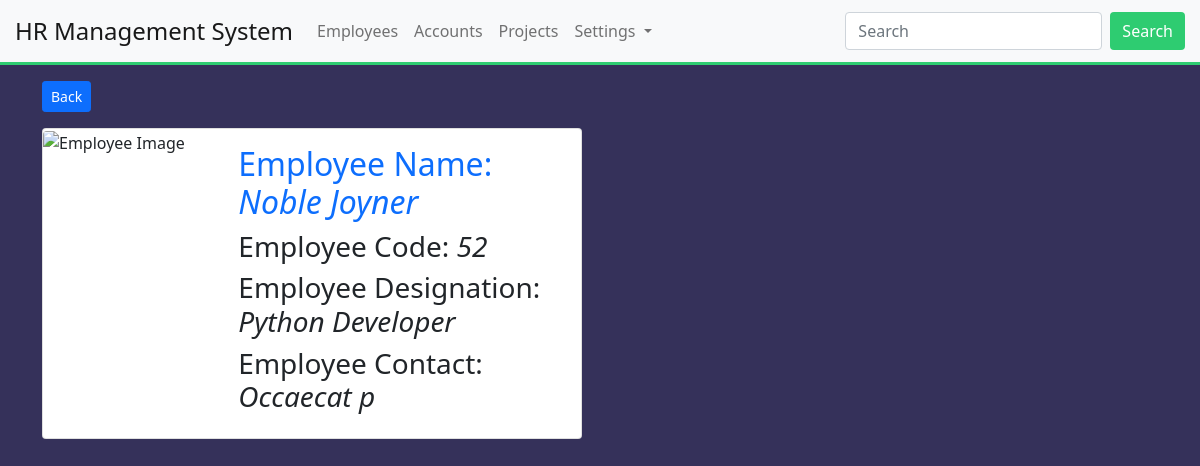
/employees/show/52/ (signed in), run on the app's committed database.
### Employees/models.py (models this page shows, shortened)
class EmployeeDetail(models.Model):
    employee_code = models.PositiveIntegerField(primary_key=True, auto_created=True)
    employee_name = models.CharField(max_length=30)
    employee_designation = models.ForeignKey(EmployeeDesignation, on_delete=models.CASCADE)
    employee_contact = models.CharField(max_length=10)
    employee_image = models.FileField(upload_to="images/employeeImage", blank=True, null=True)
    is_active = models.BooleanField(default=True)
    class Meta:
        db_table = "employee_details"
        ordering = ["-employee_name"]

class EmployeeDesignation(models.Model):
    designation_name = models.CharField(max_length=100)
    def __str__(self):
        return self.designation_name
    class Meta:
        db_table = "designation_name"
        ordering = ["-designation_name"]

### Employees/views.py (the view)
# urls.py: path('show/<int:pk>/', views.employee_show, name='employee_show'),
@login_required(login_url='/login/')
def employee_show(request, pk):
    employee_obj= EmployeeDetail.objects.get(pk=pk)
    context={"data": employee_obj}
    return render(request, 'employees/employee_show.html', context)

### templates/employees/employee_show.html (shortened to what this page needs)
{% extends 'layouts/master.html' %}
{% block content %}
<div class="container">
    <a href="{% url 'employee_list' %}" class="btn btn-sm btn-primary mb-3 mt-3">Back</a>
    <div class="card mb-3" style="max-width: 540px;">
        <div class="row g-0">
            <div class="col-md-4">
                <img src="..." class="img-fluid rounded-start" alt="Employee Image">
            </div>
            <div class="col-md-8">
                <div class="card-body">
                    <h2 class="card-title text-primary">Employee Name: <i>{{ data.employee_name }}</i></h2>
                    <h3>Employee Code: <i>{{ data.employee_code }}</i></h3>
                    <h3>Employee Designation: <i>{{ data.employee_designation }}</i></h3>
                    <h3>Employee Contact: <i>{{ data.employee_contact }}</i></h3>
                </div>
            </div>
        </div>
    </div>
</div>
{% endblock %}

### static/css/master.css (style rules this page uses)
:root { --primary-color: #3498db; --secondary-color: #2ecc71; --text-color: #333; }
body { background-color: #35315a; }

### data on the page
EmployeeDetail: employee_name "Noble Joyner", employee_code "52", employee_designation "Python Developer", employee_contact "Occaecat p"
